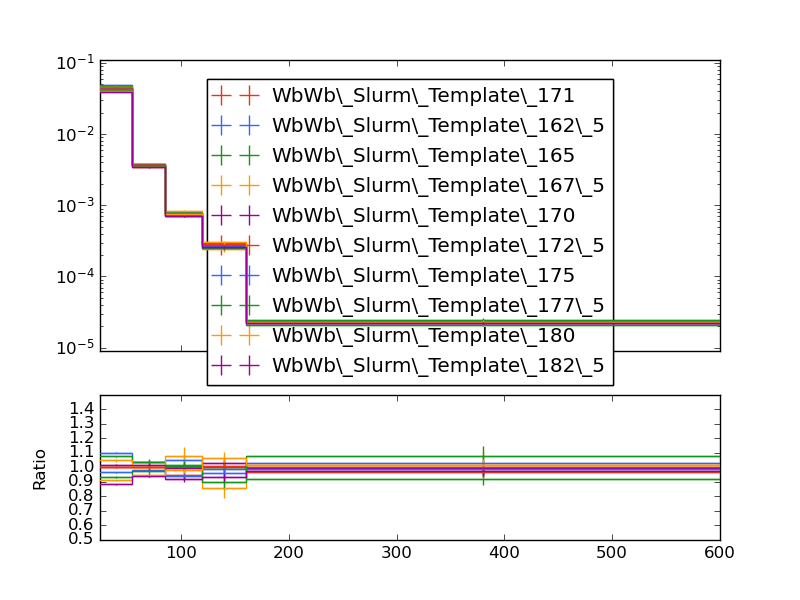

This chart was generated by the following Python code:
#! /usr/bin/env python

# This Python script was auto-generated using YODA v2.0.1.
# Analysis object: /WbWb_singlelepton/pT_owj2
# Timestamp: 12-01-2026 (12:51:19)

import matplotlib as mpl
import matplotlib.pyplot as plt
mpl.use('Agg') # comment out for interactive use
import os
import numpy as np

plotDir = os.path.split(os.path.realpath(__file__))[0]
if 'YODA_USER_PLOT_PATH' in globals():
    plot_outdir = globals()['YODA_USER_PLOT_PATH']
else:
    plot_outdir = plotDir

#plot style
plt.style.use(os.path.join(plotDir, '../default.mplstyle'))

plt.rcParams['text.usetex'] = False
plt.style.use(['classic'])
plt.rc('font', family='DejaVu Sans')
# plot metadata
figW, figH = plt.rcParams['figure.figsize']
ax_xLabel = r''
ax_yLabel = r''
ax_title  = r''
ax_xScale = 'linear'
ax_yScale = 'log'
xLims = (25.0, 600.0)
yLims = (9e-06, 0.11000000000000001)

# TeX-friendly labels for the legend
labels = {
    'legend' : ([ r"WbWb\_Slurm\_Template\_171", r"WbWb\_Slurm\_Template\_162\_5", r"WbWb\_Slurm\_Template\_165", r"WbWb\_Slurm\_Template\_167\_5", r"WbWb\_Slurm\_Template\_170", r"WbWb\_Slurm\_Template\_172\_5", r"WbWb\_Slurm\_Template\_175", r"WbWb\_Slurm\_Template\_177\_5", r"WbWb\_Slurm\_Template\_180", r"WbWb\_Slurm\_Template\_182\_5" ], r""),
}

# Adjust canvas width and height
canvasW = 10.0
canvasH = 9.0
figW *= canvasW/10.
figH *= canvasH/9.

# Create figure and axis objects
fig, (ax, ratio0_ax) = plt.subplots(2, 1, sharex=True,
                  figsize=(figW,figH), gridspec_kw={'height_ratios': (6.0, 3.0)})

# Set figure margins
plt.subplots_adjust(
    left   = 1.0 * plt.rcParams['figure.subplot.left'],
    right  = 1.0 * plt.rcParams['figure.subplot.right'],
    top    = 1.0 * plt.rcParams['figure.subplot.top'],
    bottom = 1.0 * plt.rcParams['figure.subplot.bottom'])

ratio0_ax.yaxis.set_major_locator(mpl.ticker.MultipleLocator(0.1))
ratio0_ax.set_ylim(0.5, 1.4999)
ratio0_ax.set_ylabel('Ratio')

# the numerical data is stored in a separate file
dataf = dict()
prefix = os.path.split(__file__)[0]
if prefix:    prefix = prefix + '/'
exec(open(prefix+'pT_owj2__data.py').read(), dataf)


legend_handles = dict() # keep track of handles for the legend

# style options for curves
# starts at zorder>=5 to draw curve on top of legend
styles = {
  'WbWb_LO_PS_Had_171/Analysis/WbWb_Slurm_Template_171.yoda.gz': {
    'color' : '#EE3311',
    'linestyle' : '-',
    'linewidth' : 1,
    'marker' : 'none',
    'markersize' : 2,
    'capsize' : 0.0,
    'zorder' : 5,
    'histstyle' : 1,
    'drawstyle' : 'steps-pre',
    'xerrorbars' : 1,
    'yerrorbars' : 1,
    'fillcolor' : None,
    'fillopacity' : 1.0,
    'ratio0_linestyle' : '-',
    'ratio0_linewidth' : 1,
    'ratio0_marker' : 'none',
    'ratio0_markersize' : 2,
    'ratio0_capsize' : 0.0,
    'ratio0_zorder' : 5,
    'ratio0_histstyle' : 1,
    'ratio0_drawstyle' : 'steps-pre',
    'ratio0_xerrorbars' : 1,
    'ratio0_yerrorbars' : 1,
  },
  'WbWb_LO_PS_Had_162/Analysis/WbWb_Slurm_Template_162_5.yoda.gz': {
    'color' : '#3366FF',
    'linestyle' : '-',
    'linewidth' : 1,
    'marker' : 'none',
    'markersize' : 2,
    'capsize' : 0.0,
    'zorder' : 6,
    'histstyle' : 1,
    'drawstyle' : 'steps-pre',
    'xerrorbars' : 1,
    'yerrorbars' : 1,
    'fillcolor' : None,
    'fillopacity' : 1.0,
    'ratio0_linestyle' : '-',
    'ratio0_linewidth' : 1,
    'ratio0_marker' : 'none',
    'ratio0_markersize' : 2,
    'ratio0_capsize' : 0.0,
    'ratio0_zorder' : 6,
    'ratio0_histstyle' : 1,
    'ratio0_drawstyle' : 'steps-pre',
    'ratio0_xerrorbars' : 1,
    'ratio0_yerrorbars' : 1,
  },
  'WbWb_LO_PS_Had_165/Analysis/WbWb_Slurm_Template_165.yoda.gz': {
    'color' : '#109618',
    'linestyle' : '-',
    'linewidth' : 1,
    'marker' : 'none',
    'markersize' : 2,
    'capsize' : 0.0,
    'zorder' : 7,
    'histstyle' : 1,
    'drawstyle' : 'steps-pre',
    'xerrorbars' : 1,
    'yerrorbars' : 1,
    'fillcolor' : None,
    'fillopacity' : 1.0,
    'ratio0_linestyle' : '-',
    'ratio0_linewidth' : 1,
    'ratio0_marker' : 'none',
    'ratio0_markersize' : 2,
    'ratio0_capsize' : 0.0,
    'ratio0_zorder' : 7,
    'ratio0_histstyle' : 1,
    'ratio0_drawstyle' : 'steps-pre',
    'ratio0_xerrorbars' : 1,
    'ratio0_yerrorbars' : 1,
  },
  'WbWb_LO_PS_Had_167/Analysis/WbWb_Slurm_Template_167_5.yoda.gz': {
    'color' : '#FF9900',
    'linestyle' : '-',
    'linewidth' : 1,
    'marker' : 'none',
    'markersize' : 2,
    'capsize' : 0.0,
    'zorder' : 8,
    'histstyle' : 1,
    'drawstyle' : 'steps-pre',
    'xerrorbars' : 1,
    'yerrorbars' : 1,
    'fillcolor' : None,
    'fillopacity' : 1.0,
    'ratio0_linestyle' : '-',
    'ratio0_linewidth' : 1,
    'ratio0_marker' : 'none',
    'ratio0_markersize' : 2,
    'ratio0_capsize' : 0.0,
    'ratio0_zorder' : 8,
    'ratio0_histstyle' : 1,
    'ratio0_drawstyle' : 'steps-pre',
    'ratio0_xerrorbars' : 1,
    'ratio0_yerrorbars' : 1,
  },
  'WbWb_LO_PS_Had_170/Analysis/WbWb_Slurm_Template_170.yoda.gz': {
    'color' : '#990099',
    'linestyle' : '-',
    'linewidth' : 1,
    'marker' : 'none',
    'markersize' : 2,
    'capsize' : 0.0,
    'zorder' : 9,
    'histstyle' : 1,
    'drawstyle' : 'steps-pre',
    'xerrorbars' : 1,
    'yerrorbars' : 1,
    'fillcolor' : None,
    'fillopacity' : 1.0,
    'ratio0_linestyle' : '-',
    'ratio0_linewidth' : 1,
    'ratio0_marker' : 'none',
    'ratio0_markersize' : 2,
    'ratio0_capsize' : 0.0,
    'ratio0_zorder' : 9,
    'ratio0_histstyle' : 1,
    'ratio0_drawstyle' : 'steps-pre',
    'ratio0_xerrorbars' : 1,
    'ratio0_yerrorbars' : 1,
  },
  'WbWb_LO_PS_Had_172/Analysis/WbWb_Slurm_Template_172_5.yoda.gz': {
    'color' : '#EE3311',
    'linestyle' : '-',
    'linewidth' : 1,
    'marker' : 'none',
    'markersize' : 2,
    'capsize' : 0.0,
    'zorder' : 10,
    'histstyle' : 1,
    'drawstyle' : 'steps-pre',
    'xerrorbars' : 1,
    'yerrorbars' : 1,
    'fillcolor' : None,
    'fillopacity' : 1.0,
    'ratio0_linestyle' : '-',
    'ratio0_linewidth' : 1,
    'ratio0_marker' : 'none',
    'ratio0_markersize' : 2,
    'ratio0_capsize' : 0.0,
    'ratio0_zorder' : 10,
    'ratio0_histstyle' : 1,
    'ratio0_drawstyle' : 'steps-pre',
    'ratio0_xerrorbars' : 1,
    'ratio0_yerrorbars' : 1,
  },
  'WbWb_LO_PS_Had_175/Analysis/WbWb_Slurm_Template_175.yoda.gz': {
    'color' : '#3366FF',
    'linestyle' : '-',
    'linewidth' : 1,
    'marker' : 'none',
    'markersize' : 2,
    'capsize' : 0.0,
    'zorder' : 11,
    'histstyle' : 1,
    'drawstyle' : 'steps-pre',
    'xerrorbars' : 1,
    'yerrorbars' : 1,
    'fillcolor' : None,
    'fillopacity' : 1.0,
    'ratio0_linestyle' : '-',
    'ratio0_linewidth' : 1,
    'ratio0_marker' : 'none',
    'ratio0_markersize' : 2,
    'ratio0_capsize' : 0.0,
    'ratio0_zorder' : 11,
    'ratio0_histstyle' : 1,
    'ratio0_drawstyle' : 'steps-pre',
    'ratio0_xerrorbars' : 1,
    'ratio0_yerrorbars' : 1,
  },
  'WbWb_LO_PS_Had_177/Analysis/WbWb_Slurm_Template_177_5.yoda.gz': {
    'color' : '#109618',
    'linestyle' : '-',
    'linewidth' : 1,
    'marker' : 'none',
    'markersize' : 2,
    'capsize' : 0.0,
    'zorder' : 12,
    'histstyle' : 1,
    'drawstyle' : 'steps-pre',
    'xerrorbars' : 1,
    'yerrorbars' : 1,
    'fillcolor' : None,
    'fillopacity' : 1.0,
    'ratio0_linestyle' : '-',
    'ratio0_linewidth' : 1,
    'ratio0_marker' : 'none',
    'ratio0_markersize' : 2,
    'ratio0_capsize' : 0.0,
    'ratio0_zorder' : 12,
    'ratio0_histstyle' : 1,
    'ratio0_drawstyle' : 'steps-pre',
    'ratio0_xerrorbars' : 1,
    'ratio0_yerrorbars' : 1,
  },
  'WbWb_LO_PS_Had_180/Analysis/WbWb_Slurm_Template_180.yoda.gz': {
    'color' : '#FF9900',
    'linestyle' : '-',
    'linewidth' : 1,
    'marker' : 'none',
    'markersize' : 2,
    'capsize' : 0.0,
    'zorder' : 13,
    'histstyle' : 1,
    'drawstyle' : 'steps-pre',
    'xerrorbars' : 1,
    'yerrorbars' : 1,
    'fillcolor' : None,
    'fillopacity' : 1.0,
    'ratio0_linestyle' : '-',
    'ratio0_linewidth' : 1,
    'ratio0_marker' : 'none',
    'ratio0_markersize' : 2,
    'ratio0_capsize' : 0.0,
    'ratio0_zorder' : 13,
    'ratio0_histstyle' : 1,
    'ratio0_drawstyle' : 'steps-pre',
    'ratio0_xerrorbars' : 1,
    'ratio0_yerrorbars' : 1,
  },
  'WbWb_LO_PS_Had_182/Analysis/WbWb_Slurm_Template_182_5.yoda.gz': {
    'color' : '#990099',
    'linestyle' : '-',
    'linewidth' : 1,
    'marker' : 'none',
    'markersize' : 2,
    'capsize' : 0.0,
    'zorder' : 14,
    'histstyle' : 1,
    'drawstyle' : 'steps-pre',
    'xerrorbars' : 1,
    'yerrorbars' : 1,
    'fillcolor' : None,
    'fillopacity' : 1.0,
    'ratio0_linestyle' : '-',
    'ratio0_linewidth' : 1,
    'ratio0_marker' : 'none',
    'ratio0_markersize' : 2,
    'ratio0_capsize' : 0.0,
    'ratio0_zorder' : 14,
    'ratio0_histstyle' : 1,
    'ratio0_drawstyle' : 'steps-pre',
    'ratio0_xerrorbars' : 1,
    'ratio0_yerrorbars' : 1,
  },
}

# curve from input yoda files in main panel
for label, yvals in dataf['yvals'].items():
    if all(np.isnan(v) for v in dataf['yvals'][label]):
        continue
    tmp = None
    if styles[label]['histstyle']: # draw as histogram
        xpos = dataf['xedges'][label] if styles[label]['drawstyle'] else dataf['xpoints'][label]
        ypos = np.insert(yvals, 0, yvals[0]) if styles[label]['drawstyle'] else yvals
        if styles[label]['fillcolor']: # fill area below curve
            ax.fill_between(xpos, ypos, step='pre',
                            color=styles[label]['fillcolor'],
                            alpha=styles[label]['fillopacity'])
        tmp, = ax.plot(xpos, ypos,
                       color=styles[label]['color'],
                       linestyle=styles[label]['linestyle'],
                       linewidth=styles[label]['linewidth'],
                       drawstyle=styles[label]['drawstyle'], solid_joinstyle='miter',
                       zorder=styles[label]['zorder'], label=label)
    tmp = ax.errorbar(dataf['xpoints'][label], yvals,
                      xerr=np.array(dataf['xerrs'][label])*styles[label]['xerrorbars'],
                      yerr=np.array(dataf['yerrs'][label])*styles[label]['yerrorbars'],
                      fmt=styles[label]['marker'], capsize=styles[label]['capsize'],
                      markersize=styles[label]['markersize'],
                      ecolor=styles[label]['color'],
                      color=styles[label]['color'], zorder=styles[label]['zorder'])
    tmp[-1][0].set_linestyle(styles[label]['linestyle'])
    tmp[-1][0].set_linewidth(styles[label]['linewidth'])
    if label in dataf['add_legend_handle']:  legend_handles[label] = tmp
    for varLabel in dataf['variation_yvals'].keys():
        if varLabel.startswith(label):
            tmp, = ax.plot(dataf['xedges'][label], dataf['variation_yvals'][varLabel],
                           color=styles[label]['color'],
                           linestyle=styles[label]['linestyle'],
                           linewidth=styles[label]['linewidth'],
                           drawstyle='steps-pre', solid_joinstyle='miter',
                           zorder=styles[label]['zorder'], alpha=0.5)


# plots on ratio panel
# curve from input yoda files in ratio panel
for label, yvals in dataf['ratio0_yvals'].items():
    if all(np.isnan(v) for v in yvals):
        continue
    if styles[label]['ratio0_histstyle']: # plot as histogram
        xpos = dataf['xedges']['WbWb_LO_PS_Had_171/Analysis/WbWb_Slurm_Template_171.yoda.gz'] if styles[label]['ratio0_drawstyle'] else dataf['xpoints']['WbWb_LO_PS_Had_171/Analysis/WbWb_Slurm_Template_171.yoda.gz']
        ypos = np.insert(yvals, 0, yvals[0]) if styles[label]['ratio0_drawstyle'] else yvals
        ratio0_ax.plot(xpos, ypos,
                       color=styles[label]['color'],
                       linewidth=styles[label]['linewidth'],
                       linestyle=styles[label]['ratio0_linestyle'],
                       drawstyle=styles[label]['ratio0_drawstyle'], zorder=styles[label]['zorder'],
                       solid_joinstyle='miter')
    tmp = ratio0_ax.errorbar(dataf['xpoints']['WbWb_LO_PS_Had_171/Analysis/WbWb_Slurm_Template_171.yoda.gz'], yvals,
                             xerr=np.array(dataf['ref_xerrs'])*styles[label]['ratio0_xerrorbars'],
                             yerr=np.array(dataf['ratio0_yerrs'][label])*styles[label]['ratio0_yerrorbars'],
                             fmt=styles[label]['ratio0_marker'], capsize=styles[label]['ratio0_capsize'],
                             markersize=styles[label]['ratio0_markersize'],
                             ecolor=styles[label]['color'],
                             color=styles[label]['color'])
    tmp[-1][0].set_linestyle(styles[label]['ratio0_linestyle'])
    tmp[-1][0].set_linewidth(styles[label]['ratio0_linewidth'])

    for varlabel in dataf['ratio0_variation_vals'].keys():
        if varlabel.startswith(label):
            ratio0_ax.plot(dataf['xedges']['WbWb_LO_PS_Had_171/Analysis/WbWb_Slurm_Template_171.yoda.gz'],
                            dataf['ratio0_variation_vals'][varlabel],
                            color=styles[label]['color'],
                            linestyle=styles[label]['linestyle'],
                            linewidth=styles[label]['linewidth'],
                            drawstyle='steps-pre', solid_joinstyle='miter',
                            zorder=1, alpha=0.5)

legend_items = list(legend_handles.values())
ax.add_artist(ax.legend(legend_items,
                        labels['legend'][0],
                        title=labels['legend'][1],
                        alignment='left',
                        loc='upper center',
                        bbox_to_anchor=(0.5, 0.97)))

# set plot metadata as defined above
ratio0_ax.set_xlabel(ax_xLabel)
ratio0_ax.xaxis.set_label_coords(1., -0.15)
ax.set_ylabel(ax_yLabel, ha='right', va='top')
ax.yaxis.set_label_coords(-0.11, 1.0)
ax.set_title(ax_title, loc='left')
ax.set_xscale(ax_xScale)
ax.set_yscale(ax_yScale)
ax.set_xlim(xLims)
ax.set_ylim(yLims)

# tick formatting
plt.rcParams['xtick.top'] = True
plt.rcParams['ytick.right'] = True
ax.yaxis.set_major_locator(mpl.ticker.LogLocator(base=10.0, numticks=np.inf))
ax.yaxis.set_minor_locator(mpl.ticker.LogLocator(
                           base=10.0, subs=np.arange(0.1, 1, 0.1), numticks=np.inf))
fig.align_ylabels((ax, ratio0_ax))
plt.savefig(os.path.join(plot_outdir, 'pT_owj2.pdf'), format='PDF')
plt.savefig(os.path.join(plot_outdir, 'pT_owj2.png'), format='PNG')

plt.close(fig)
